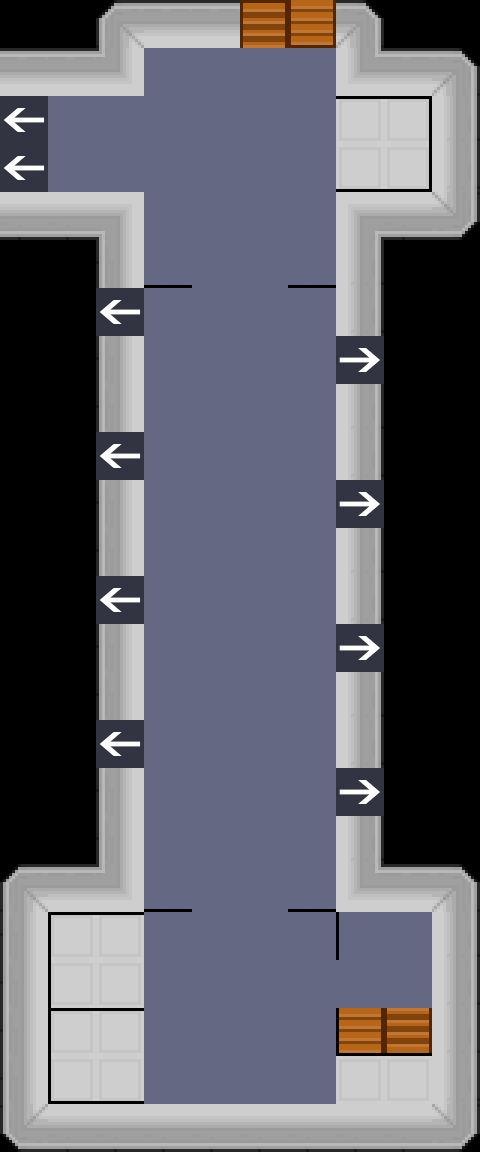

Tiled map render using the project's own tile images. Description and the map definition, with tile-layer contents summarised, below:
An orthogonal 10x24 tile map with 48x48 px tiles, 6 tile layers (floor 1, floor 2, map-transition, Murs, ...).

<map version="1.0" orientation="orthogonal" width="10" height="24" tilewidth="48" tileheight="48">
 <tileset firstgid="1" name="tilesheet" tilewidth="48" tileheight="48">
  <image source="../img/tilesheet.png" width="960" height="1820" />
 </tileset>
 <layer name="floor 1" width="10" height="24">
  <data>[240 cells, 106 non-empty, 1 distinct tile ids]</data>
 </layer>
 <layer name="floor 2" width="10" height="24">
  <data>[240 cells, 0 non-empty, 0 distinct tile ids]</data>
 </layer>
 <layer name="map-transition" width="10" height="24">
  <data>[240 cells, 14 non-empty, 5 distinct tile ids]</data>
 </layer>
 <layer name="Murs" width="10" height="24">
  <data>[240 cells, 72 non-empty, 13 distinct tile ids]</data>
 </layer>
 <layer name="Objets" width="10" height="24">
  <data>[240 cells, 20 non-empty, 7 distinct tile ids]</data>
 </layer>
 <layer name="Objets 2" width="10" height="24">
  <data>[240 cells, 8 non-empty, 3 distinct tile ids]</data>
 </layer>
</map>